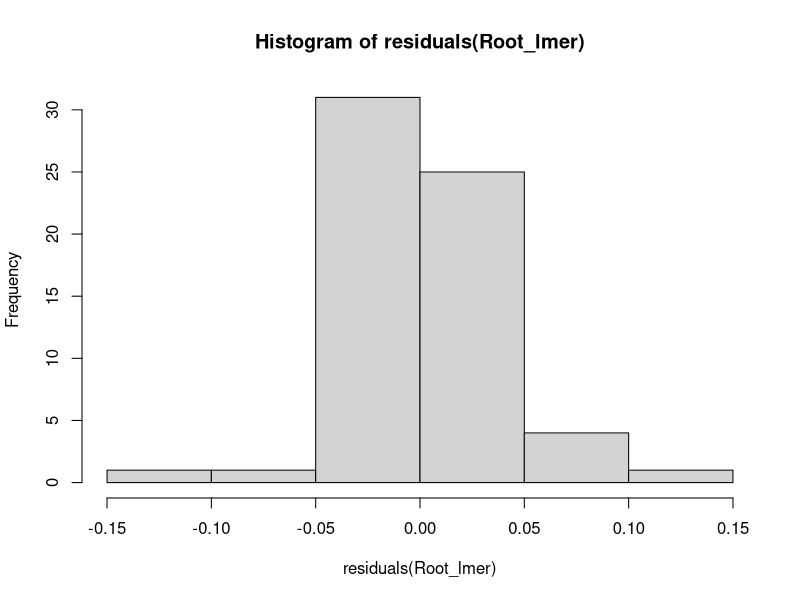
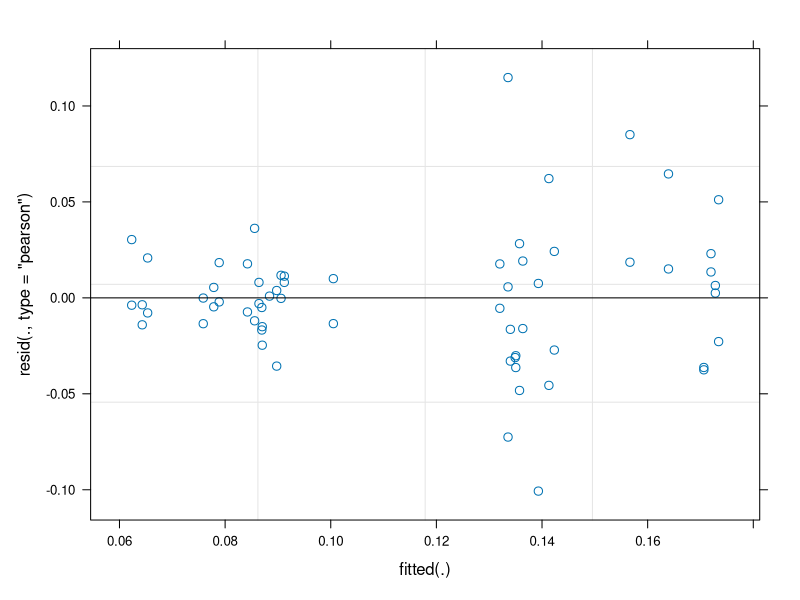

These figures' R source, in order: (Note: this script raises an error after producing the figures.)
setwd("~/Library/CloudStorage/OneDrive-TexasTechUniversity/Experiment III/C_N_analysis/")

# Loading all the packages
library(dplyr)
library(readxl)
library(tidyr)
library(car)
library(emmeans)
library(lme4)
library(ggplot2)
library(ggpubr)
library(ggsignif)
library(cowplot)


# Reading excel sheet data

Leaf_costech <- read_excel("Leaf_C_N.xlsx")
Stem_costech <- read_excel("Stem_C_N.xlsx")
Root_costech <- read_excel("Root_C_N.xlsx")
metadata <- read_excel("Metadata.xlsx")

# Merging leaf, stem, root and metadata sheets

merge_costech <- Leaf_costech %>%
  left_join(Stem_costech, by = "Sample") %>%
  left_join(Root_costech, by = "Sample") %>%
  left_join( metadata, by = "Sample")

# Making two columns of whole plant nitrogen biomass and carbon cost to
# acquire and use nutrients

merge_costech <- merge_costech %>%
  mutate(Whole_plant_nitrogen_biomass = `Total leaf biomass nitrogen`+ `Total root biomass nitrogen`+ `Total stem biomass nitrogen`,
         Carbon_cost_to_acquire_nutrients = `Total root biomass carbon` / Whole_plant_nitrogen_biomass)

# Root carbon biomass

Root_lmer <- lmer(sqrt(`Total root biomass carbon`) ~ CO2_treatment * Nutrient_treatment * AMF + (1|Block_ID), data = merge_costech)

Anova(Root_lmer)
summary(Root_lmer)
hist(residuals(Root_lmer))
shapiro.test(residuals(Root_lmer)) 

plot(Root_lmer)

emmeans(Root_lmer, pairwise ~ Nutrient_treatment, adjust = "tukey") # Root biomass carbon was higher with nitrogen, no AMF effect

#ggplot 

em_Root <- as.data.frame(emmeans(Root_lmer, ~ AMF * Nutrient_treatment * CO2_treatment, type = "response"))


Treatment_Root <- ggplot(merge_costech, aes(y = `Total root biomass carbon`, x = AMF , color = AMF)) + 
    geom_jitter(width = 0.2, size = 2, alpha = 0.8)  +
    geom_point(data = em_Root, aes(y = response , x = AMF), 
               shape = 18, size = 3, color = "black", inherit.aes = FALSE) +
    geom_errorbar(data = em_Root, aes(x = AMF, y = response, ymin = response - SE, ymax = response + SE),  width = 0.15, color = "black", alpha = 0.6, inherit.aes = FALSE) +  
    scale_color_manual(values = c("red", "dodgerblue")) +  
    labs(x = "AMF Presence/Absence", 
         y = "Root biomass carbon (gC)") +
    facet_grid(CO2_treatment ~ Nutrient_treatment,  
               labeller = labeller(CO2_treatment = c("Elevated CO2" = "Elevated CO2", "Ambient CO2" = "Ambient CO2"),
                                   Nutrient_treatment = c("Low Nitrogen" = "Low Nitrogen", "High Nitrogen" = "High Nitrogen"))) +  
    theme_bw(base_size = 17)

+ draw_label("(B)", x = 0.9, y = 0.09, hjust = 0, vjust = 1,
                                           size = 20, fontface = "bold", color = "blue")

ggsave("Treatment_Root.jpg", width = 10, height = 7, units = "in", dpi = 600)

# Whole plant nitrogen biomass

WPN_lmer <- lmer(log(Whole_plant_nitrogen_biomass) ~ CO2_treatment * Nutrient_treatment * AMF + (1|Block_ID), data = merge_costech)

Anova(WPN_lmer)
summary(WPN_lmer)
hist(residuals(WPN_lmer))

shapiro.test(residuals(WPN_lmer)) 

plot(WPN_lmer)

emmeans(WPN_lmer, pairwise ~ Nutrient_treatment, adjust = "tukey") # Whole plant biomass N increased with High N
emmeans(WPN_lmer, pairwise ~ CO2_treatment, adjust = "tukey") # WPBN was marginally significantly higher in ambient CO2
emmeans(WPN_lmer, pairwise ~ Nutrient_treatment * AMF, adjust = "tukey") # WPN was significantly higher when HN & AMF were present compared to LN & AMF
emmeans(WPN_lmer, pairwise ~ Nutrient_treatment * CO2_treatment, adjust = "tukey") # WPN was significantly higher with HN & elevated CO2 combined than Low N & Elevated CO2


#ggplot 

em_WPN <- as.data.frame(emmeans(WPN_lmer, ~AMF * Nutrient_treatment * CO2_treatment, type = "response")) 


Treatment_WPN <- ggplot(merge_costech, aes(y = Whole_plant_nitrogen_biomass, x = AMF , color = AMF)) + geom_jitter(width = 0.2, size = 2, alpha = 0.8)  +
    geom_point(data = em_WPN, aes(y = response, x = AMF), 
               shape = 18, size = 3, color = "black", inherit.aes = FALSE) +
    geom_errorbar(data = em_WPN, aes(x = AMF, y = response,ymin = response - SE, ymax = response + SE),  width = 0.15, color = "black", alpha = 0.6, inherit.aes = FALSE) +  
    scale_color_manual(values = c("red", "dodgerblue")) +  
    labs(x = "AMF Presence/Absence", 
         y = "Whole plant biomass nitrogen (gN)") +
    facet_grid(CO2_treatment ~ Nutrient_treatment,  
               labeller = labeller(CO2_treatment = c("Elevated CO2" = "Elevated CO2", "Ambient CO2" = "Ambient CO2"),
                                   Nutrient_treatment = c("Low Nitrogen" = "Low Nitrogen", "High Nitrogen" = "High Nitrogen"))) + 
    theme_bw(base_size = 17)

+ draw_label("(A)", x = 0.9, y = 0.09, hjust = 0, vjust = 1,
                                            size = 20, fontface = "bold", color = "blue")

ggsave("Treatment_WPN.jpg", width = 10, height = 7, units = "in", dpi = 600)


# Model for carbon cost to acquire and use nutrients

CC_lmer <- lmer(Carbon_cost_to_acquire_nutrients ~ CO2_treatment * Nutrient_treatment * AMF + (1|Block_ID), data = merge_costech)

Anova(CC_lmer)
summary(CC_lmer)
hist(residuals(CC_lmer))
shapiro.test(residuals(CC_lmer)) 

plot(CC_lmer)

emmeans(CC_lmer, pairwise ~ Nutrient_treatment, adjust = "tukey") # carbon cost decreases with High Nitrogen
emmeans(CC_lmer, pairwise ~ CO2_treatment * Nutrient_treatment, adjust = "tukey") # under low N, elevated CO2 increases CC

# emmeans for carbon cost
em_CC <- as.data.frame(emmeans(CC_lmer, ~AMF * Nutrient_treatment * CO2_treatment)) 

# ggplot for carbon cost nutrient (with signif)

Treatment_CC <- ggplot(merge_costech, aes(y = Carbon_cost_to_acquire_nutrients, x = AMF , color = AMF)) + geom_jitter(width = 0.2, size = 2, alpha = 0.8)  +
  geom_point(data = em_CC, aes(y = emmean, x = AMF), 
             shape = 18, size = 3, color = "black", inherit.aes = FALSE) +
  geom_errorbar(data = em_CC, aes(x = AMF, y = emmean,ymin = emmean - SE, ymax = emmean + SE),  width = 0.15, color = "black", alpha = 0.6, inherit.aes = FALSE) +  
  scale_color_manual(values = c("red", "dodgerblue")) +  
  labs(x = "AMF Presence/Absence", 
       y = expression("Carbon cost to acquire and use nutrients (gC gN"^{-1}*")")) +
  facet_grid(CO2_treatment ~ Nutrient_treatment,  
             labeller = labeller(CO2_treatment = c("Elevated CO2" = "Elevated CO2", "Ambient CO2" = "Ambient CO2"),
                                 Nutrient_treatment = c("Low Nitrogen" = "Low Nitrogen", "High Nitrogen" = "High Nitrogen"))) + theme_bw(base_size = 17)  


ggsave("Treatment_CC.jpg", width = 10, height = 7, units = "in", dpi = 600)


# ggplot for carbon cost nutrient (without signif)

Treatment_CC_wsig <- ggdraw(
  ggplot(merge_costech, aes(y = Carbon_cost_to_acquire_nutrients, x = AMF , color = AMF)) + geom_jitter(width = 0.2, size = 2, alpha = 0.8)  +
    geom_point(data = em_CC, aes(y = emmean, x = AMF), 
               shape = 18, size = 3, color = "black", inherit.aes = FALSE) +
    geom_errorbar(data = em_CC, aes(x = AMF, y = emmean,ymin = emmean - SE, ymax = emmean + SE),  width = 0.15, color = "black", alpha = 0.6, inherit.aes = FALSE) +  
    scale_color_manual(values = c("red", "dodgerblue")) +  
    labs(x = "AMF Presence/Absence", 
         y = expression("Carbon cost to acquire and use nutrients (gC gN"^{-1}*")")) +
    facet_grid(CO2_treatment ~ Nutrient_treatment,  
               labeller = labeller(CO2_treatment = c("Elevated CO2" = "Elevated CO2", "Ambient CO2" = "Ambient CO2"),
                                   Nutrient_treatment = c("Low Nitrogen" = "Low Nitrogen", "High Nitrogen" = "High Nitrogen"))) +  
    theme_bw(base_size = 17)) + draw_label("(A)", x = 0.9, y = 0.09, hjust = 0, vjust = 1,
                                           size = 20, fontface = "bold", color = "blue")

ggsave("Treatment_CC_wsig.jpg", width = 10, height = 7, units = "in", dpi = 600)
